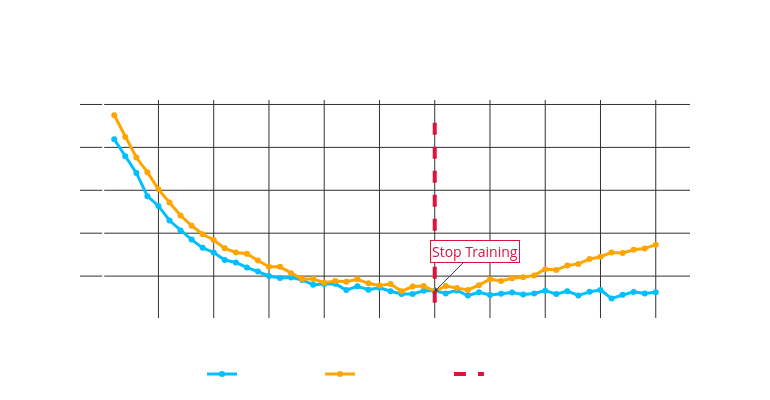

Source (notebook cell):
### Markdown cell above
##### How Can we Avoid Overfitting Models?

We split up our data into training, validation, and testing sets

Use the training and validation data to fit the model parameters $\Theta$ and ensure we don't *overfit*

Then test the model on the *testing set* which resembles out-of-sample (OOS, unseen) data

<div align="center">
    <img src="trainvaltest.png" alt="bazaar_items" width="700"/>
</div>

If the data is sampled in the same capacity, and the population distribution is stable, we will observe similar performance on new data

### Code cell
import plotly.graph_objs as go
import numpy as np

# Simulate epochs
epochs = np.arange(1, 51)
# Model training loss (decays rapidly then asymptotes)
train_loss = 0.85 * np.exp(-0.15*epochs) + 0.12 + 0.01*np.random.randn(len(epochs))
# Validation loss (decays, then bottoms and increases due to overfitting)
val_loss = 0.95 * np.exp(-0.14*epochs) + 0.13 + 0.22 * (epochs > 33) * (epochs-33)/17 + 0.01*np.random.randn(len(epochs))

# Pick epoch where validation loss is minimum (early stopping)
early_stop_epoch = np.argmin(val_loss) + 1  # epochs are 1-indexed

fig = go.Figure()

fig.add_trace(go.Scatter(
    x=epochs, y=train_loss, mode='lines+markers',
    name='Training Loss',
    line=dict(color='deepskyblue', width=3)
))

fig.add_trace(go.Scatter(
    x=epochs, y=val_loss, mode='lines+markers',
    name='Validation Loss',
    line=dict(color='orange', width=3)
))

# Add vertical line at early_stopping point
fig.add_trace(go.Scatter(
    x=[early_stop_epoch, early_stop_epoch],
    y=[min(train_loss.min(), val_loss.min())-0.02, max(train_loss.max(), val_loss.max())+0.02],
    mode='lines',
    line=dict(color='crimson', width=4, dash='dash'),
    name='Stop Training',
    showlegend=True
))

# Annotate 'Stop Training'
fig.add_annotation(
    x=early_stop_epoch,
    y=val_loss[early_stop_epoch-1],
    text="Stop Training",
    showarrow=True,
    arrowhead=1,
    ax=40,
    ay=-40,
    font=dict(color='crimson', size=14),
    bgcolor="rgba(255,255,255,0.94)",
    bordercolor="crimson"
)

fig.update_layout(
    width=770, height=400,
    plot_bgcolor='rgba(0,0,0,0)', paper_bgcolor='rgba(0,0,0,0)',
    font=dict(color='white'),
    xaxis=dict(
        title="Epoch",
        showgrid=True, gridcolor="#323232", gridwidth=1,
        tickmode='linear', dtick=5
    ),
    yaxis=dict(
        title="Loss",
        showgrid=True, gridcolor="#323232", gridwidth=1,
        rangemode='tozero'
    ),
    title="Training vs Validation Loss (Early Stopping Shown)",
    legend=dict(
        orientation='h',
        yanchor='top',
        y=-0.18,
        xanchor='center',
        x=0.5,
        font=dict(color='white')
    )
)
fig.show()

### Figure 1 — Plotly figure (JSON) as saved in the notebook; plotly's stock layout.template omitted (floating-point values rounded to 4 significant figures)
{"data": [{"line": {"color": "deepskyblue", "width": 3}, "mode": "lines+markers", "name": "Training Loss", "type": "scatter", "x": [1, 2, 3, 4, 5, 6, 7, 8, 9, 10, 11, 12, 13, 14, 15, 16, 17, 18, 19, 20, 21, 22, 23, 24, 25, 26, 27, 28, 29, 30, 31, 32, 33, 34, 35, 36, 37, 38, 39, 40, 41, 42, 43, 44, 45, 46, 47, 48, 49, 50], "y": [0.8378, 0.759, 0.6811, 0.5725, 0.5271, 0.4591, 0.4126, 0.3701, 0.3317, 0.3101, 0.2749, 0.2632, 0.2404, 0.2217, 0.2005, 0.1913, 0.1939, 0.1821, 0.1594, 0.1633, 0.1639, 0.1347, 0.1524, 0.1366, 0.1457, 0.1296, 0.1168, 0.1165, 0.1315, 0.132, 0.1191, 0.1334, 0.1094, 0.1245, 0.1124, 0.1173, 0.1238, 0.1142, 0.1186, 0.1322, 0.116, 0.1299, 0.11, 0.1265, 0.1354, 0.09614, 0.1128, 0.1264, 0.1185, 0.1242]}, {"line": {"color": "orange", "width": 3}, "mode": "lines+markers", "name": "Validation Loss", "type": "scatter", "x": [1, 2, 3, 4, 5, 6, 7, 8, 9, 10, 11, 12, 13, 14, 15, 16, 17, 18, 19, 20, 21, 22, 23, 24, 25, 26, 27, 28, 29, 30, 31, 32, 33, 34, 35, 36, 37, 38, 39, 40, 41, 42, 43, 44, 45, 46, 47, 48, 49, 50], "y": [0.9499, 0.8489, 0.7526, 0.6843, 0.6043, 0.5435, 0.4824, 0.4351, 0.3951, 0.3682, 0.3295, 0.31, 0.3047, 0.2725, 0.2431, 0.2431, 0.2138, 0.1861, 0.1864, 0.1691, 0.1767, 0.1738, 0.1847, 0.1663, 0.1565, 0.1632, 0.1296, 0.1512, 0.1541, 0.1295, 0.1538, 0.1442, 0.1352, 0.1574, 0.1857, 0.1768, 0.1896, 0.1948, 0.2032, 0.2324, 0.228, 0.2498, 0.2569, 0.2791, 0.2904, 0.3101, 0.3074, 0.3226, 0.3283, 0.3464]}, {"line": {"color": "crimson", "dash": "dash", "width": 4}, "mode": "lines", "name": "Stop Training", "showlegend": true, "type": "scatter", "x": [30, 30], "y": [0.07614, 0.9699]}], "layout": {"annotations": [{"arrowhead": 1, "ax": 40, "ay": -40, "bgcolor": "rgba(255,255,255,0.94)", "bordercolor": "crimson", "font": {"color": "crimson", "size": 14}, "showarrow": true, "text": "Stop Training", "x": 30, "y": 0.1295}], "font": {"color": "white"}, "height": 400, "legend": {"font": {"color": "white"}, "orientation": "h", "x": 0.5, "xanchor": "center", "y": -0.18, "yanchor": "top"}, "paper_bgcolor": "rgba(0,0,0,0)", "plot_bgcolor": "rgba(0,0,0,0)", "title": {"text": "Training vs Validation Loss (Early Stopping Shown)"}, "width": 770, "xaxis": {"dtick": 5, "gridcolor": "#323232", "gridwidth": 1, "showgrid": true, "tickmode": "linear", "title": {"text": "Epoch"}}, "yaxis": {"gridcolor": "#323232", "gridwidth": 1, "rangemode": "tozero", "showgrid": true, "title": {"text": "Loss"}}}}
